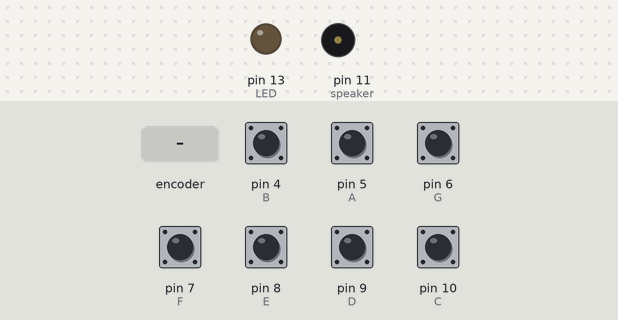
Bench run of a sketch on a simulated Arduino Uno, built with avr-gcc and run on an emulated ATmega328P. Parts: output pins drawn as LEDs (lit = HIGH), buzzer (waves = sounding). Dashed ring = blinking. The inputs (shaded band) are chosen by the test bench; at power-on: pin 4 (B), pin 5 (A), pin 6 (G), pin 7 (F), pin 8 (E), pin 9 (D), pin 10 (C) HIGH.

Above: at 1.2 s.
1.3 s: rotary encoder on pin 5 (A) / pin 4 (B) turned 3 steps (first pin leading)
At 1.51 s:
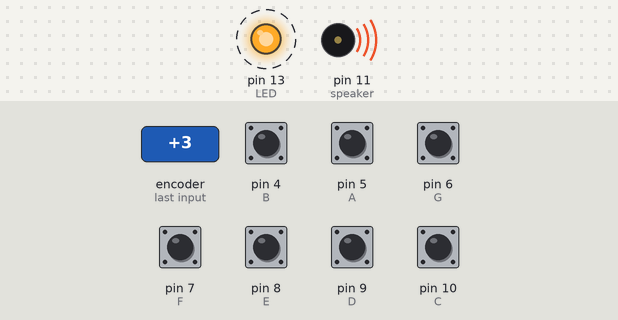
Timing chart, 0 to 4.3 s (numbered marks = the images above; inputs shaded):
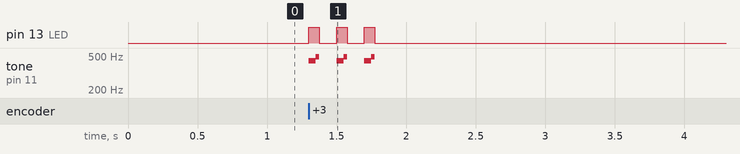

Measured:
- after the input at 1.3 s, pin 13 (LED): alternates HIGH for 0.07 s and LOW for 0.13 s, 6 changes in all, then stays LOW, starting at once; tone on pin 11 (speaker): silent → 440 Hz at once, then repeats every 0.20 s: 493 Hz 0.02 s, silent 0.13 s, 440 Hz 0.05 s, until it stays silent from 1.8 s

The sketch:

piano.ino
```cpp
#define sa 262
#define re 294
#define ga 330
#define ma 349
#define pa 392
#define dha 440
#define ni 493

 int C = 10;
 int D = 9;
 int E = 8;
int F = 7;
 int G = 6;
 int A = 5;
 int B = 4;

 int speaker = 11;
 int LED = 13;

void setup()
{
  pinMode(LED, OUTPUT);
  pinMode(C, INPUT);
  digitalWrite(C,HIGH);

  pinMode(D, INPUT);
  digitalWrite(D,HIGH);

  pinMode(E, INPUT);
  digitalWrite(E,HIGH);

  pinMode(F, INPUT);
  digitalWrite(F,HIGH);

  pinMode(G, INPUT);
  digitalWrite(G,HIGH);

  pinMode(A, INPUT);
  digitalWrite(A,HIGH);

  pinMode(B, INPUT);
  digitalWrite(B,HIGH);

   digitalWrite(LED,LOW);
}

void loop()
{
  while(digitalRead(C) == LOW)
  {
    tone(speaker,sa);
    digitalWrite(LED,HIGH);
  }

  while(digitalRead(D) == LOW)
  {
    tone(speaker,re);
    digitalWrite(LED,HIGH);
  }

  while(digitalRead(E) == LOW)
  {
    tone(speaker,ga);
    digitalWrite(LED,HIGH);
  }

  while(digitalRead(F) == LOW)
  {
    tone(speaker,ma);
    digitalWrite(LED,HIGH);
  }

  while(digitalRead(G) == LOW)
  {
    tone(speaker,pa);
    digitalWrite(LED,HIGH);
  }

  while(digitalRead(A) == LOW)
  {
    tone(speaker,dha);
    digitalWrite(LED,HIGH);
  }

  while(digitalRead(B) == LOW)
  {
    tone(speaker,ni);
    digitalWrite(LED,HIGH);
  }

  noTone(speaker);
  digitalWrite(LED,LOW);

}
```
